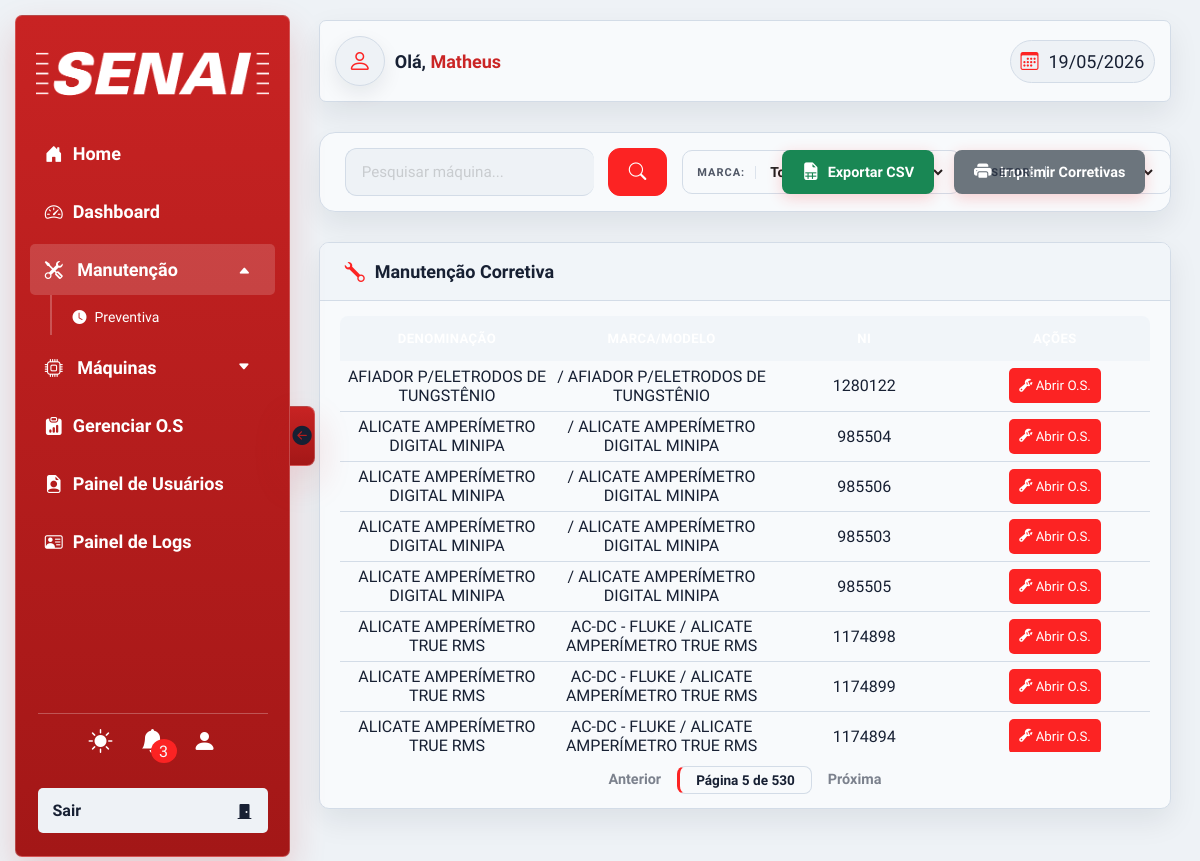
Page /php/views/corretiva.php?&page=5 (signed in) on the committed database.
### tables this page shows
CREATE TABLE `maquinas` (
  `id` int(11) NOT NULL,
  `denominacao` varchar(255) NOT NULL,
  `marca` varchar(255) DEFAULT NULL,
  `modelo` varchar(255) DEFAULT NULL,
  `numero_identificacao` varchar(100) DEFAULT NULL,
  `tipomaquina_id` int(11) DEFAULT NULL,
  `ano_fabricacao` int(11) DEFAULT NULL,
  `setor` varchar(100) DEFAULT NULL,
  `criado_em` datetime DEFAULT current_timestamp(),
  `data_proxima_manutencao` date DEFAULT NULL
);

### php/views/corretiva.php (the view, shortened to what this page needs)
<?php
require __DIR__ . '/../configs/conexao.php';
$busca_atual = isset($_GET['search']) ? trim($_GET['search']) : '';
$filtro_marca = isset($_GET['filtro-marca']) ? trim($_GET['filtro-marca']) : '';
$filtro_setor = isset($_GET['filtro-setor']) ? trim($_GET['filtro-setor']) : '';
$pagina_atual = isset($_GET['page']) ? (int)$_GET['page'] : 1;
$limite = 8;
$marcas_lista = [];
$r = $conn->query("SELECT DISTINCT marca FROM maquinas WHERE marca IS NOT NULL AND marca != '' ORDER BY marca ASC");
if ($r) { while ($row = $r->fetch_assoc()) $marcas_lista[] = $row['marca']; }
$setores_lista = [];
$r = $conn->query("SELECT DISTINCT setor FROM maquinas WHERE setor IS NOT NULL AND setor != '' ORDER BY setor ASC");
if ($r) { while ($row = $r->fetch_assoc()) $setores_lista[] = $row['setor']; }
$where = "";
$sql_count = "SELECT COUNT(*) as total FROM maquinas" . $where;
$res_count = $conn->query($sql_count);
$total_registros = $res_count->fetch_assoc()['total'];
$total_paginas = ceil($total_registros / $limite);
$offset = ($pagina_atual - 1) * $limite;
$sql = "SELECT * FROM maquinas" . $where . " ORDER BY denominacao ASC LIMIT $limite OFFSET $offset";
$resultado = $conn->query($sql);
?>
<!DOCTYPE html>
<html lang="pt-br">
<head>
    <link rel="stylesheet" href="../../css/style.css">
    <link rel="stylesheet" href="../../css/nav.css">
    <link rel="stylesheet" href="../../css/header.css">
    <link rel="stylesheet" href="../../css/modal.css">
    <link rel="stylesheet" href="../../css/global.css">
    <link rel="stylesheet" href="https://cdn.jsdelivr.net/npm/bootstrap-icons@1.13.1/font/bootstrap-icons.min.css">
</head>
<body>
    <?php require __DIR__ . '/../components/nav.php'; ?>
    <section class="sec-main">
        <?php require __DIR__ . '/../components/header.php'; ?>
        <div class="page-actions-bar">
            <form action="" method="GET" class="page-search-form">
                <div class="page-search-box <?php echo $busca_atual ? 'has-content' : ''; ?>">
                    <input type="text" name="search" value="<?php echo htmlspecialchars($busca_atual); ?>" placeholder="Pesquisar máquina...">
                </div>
                <button type="submit" class="btn-search"><i class="bi bi-search"></i></button>
                <?php if (!empty($marcas_lista)): ?>
                <div class="page-filter-box">
                    <label>Marca:</label>
                </div>
                <?php endif; ?>
                <?php if (!empty($setores_lista)): ?>
                <div class="page-filter-box">
                    <label>Setor:</label>
                </div>
                <?php endif; ?>
            </form>
            <button class="btn-page-action" style="background: #198754;" onclick="exportarCSV()">
                <i class="bi bi-file-earmark-spreadsheet-fill"></i> Exportar CSV
            </button>
            <button class="btn-page-action" style="background: #6c757d;" onclick="imprimirRelatorio()">
                <i class="bi bi-printer-fill"></i> Imprimir Corretivas
            </button>
        </div>
        <div class="tabela-bg2">
            <div class="tabela-titulo"><i class="bi bi-wrench"></i><h2>Manutenção Corretiva</h2></div>
            <div class="tabela-wrapper">
                <table class="tabela-main">
                    <thead><tr><th>Denominação</th><th>Marca/Modelo</th><th>NI</th><th>Ações</th></tr></thead>
                    <tbody>
                        <?php while ($linha = $resultado->fetch_assoc()): ?>
                            <tr>
                                <td><?php echo htmlspecialchars($linha["denominacao"]); ?></td>
                                <td><?php echo htmlspecialchars($linha["marca"] . " / " . $linha["modelo"]); ?></td>
                                <td><?php echo htmlspecialchars($linha["numero_identificacao"]); ?></td>
                                <td>
                                    <button class="btnAcao deletar" onclick="showModal('corretiva', <?php echo $linha['id']; ?>)">
                                        <i class="bi bi-wrench-adjustable"></i> Abrir O.S.
                                    </button>
                                </td>
                            </tr>
                        <?php endwhile; ?>
                    </tbody>
                </table>
            </div>
            <?php
                $pag_params = http_build_query(array_filter([
                    'search' => $busca_atual,
                    'filtro-marca' => $filtro_marca,
                    'filtro-setor' => $filtro_setor,
                ], fn($v) => $v !== ''));
            ?>
            <div class="page-pagination">
                <?php if ($pagina_atual > 1): ?><a href="?<?= $pag_params ?>&page=<?= $pagina_atual - 1 ?>" class="pag-btn">Anterior</a><?php endif; ?>
                <span class="pag-current">Página <?php echo $pagina_atual; ?> de <?php echo $total_paginas; ?></span>
                <?php if ($pagina_atual < $total_paginas): ?><a href="?<?= $pag_params ?>&page=<?= $pagina_atual + 1 ?>" class="pag-btn">Próxima</a><?php endif; ?>
            </div>
        </div>
    </section>
</body>
</html>

### css/modal.css (style rules this page uses)
.modal-notificacao .notificacao h6, h5, h4, h3, h2, h1 { color: var(--corDestaque); }

### css/global.css (style rules this page uses)
* { padding: 0; margin: 0; box-sizing: border-box; font-family: "TASA Orbiter", sans-serif; outline: none; }
body { width: 100%; height: 100vh; min-height: 100vh; background: var(--corFundo); animation: animacaoCoringa 0.4s forwards ease-in-out; overflow-x: hidden; }
.sec-main { transition: padding-left 0.3s ease; padding-left: 310px; padding-right: 20px; padding-top: 20px; padding-bottom: 40px; width: 100%; min-height: 100vh; display: flex; flex-direction: column; align-items: center; gap: 30px; }
:root { --text-4xl: 48px; --text-2xl: 24px; --text-xl: 20px; --text-lg: 18px; --text-base: 16px; --text-sm: 14px; --corBase: #fc2323; --corDestaque: #ca2525; --corEscura: #646464; --corBranca: #FFFFFF; --confirmar: oklch(76.5% 0.177 163.223); --confirmarHover: oklch(69.6% 0.17 162.48); --editar: oklch(74.6% 0.16 232.661); --editarHover: oklch(58.8% 0.158 241.966); --ferramentas: oklch(62.476% 0.25289 28.919); --ferramentasHover: oklch(59.123% 0.23572 27.395); --clipes: oklch(75% 0.183 55.934); --clipesHover: oklch(76.9% 0.188 70.08); --hoverTr: #cecccc34; --cinzafundo: #a1a1a1b6; --txtClaro: #FFF; --txtEscuro: #000000; --corLogin: rgb(219, 219, 219); --status-ok: rgb(38, 240, 65); --status-warning: rgb(233, 206, 54); --status-danger: red; --status-pereira: rgb(79, 79, 207); }
html[data-tema='claro'] { --corFundo: #eef2f6; --corFundo2: #f8fafc; --sombra: 0 12px 30px rgba(15, 23, 42, .08); --sombra2: 0 8px 20px rgba(15, 23, 42, .08); --corTxt2: #111827; --corTxt: #FFFFFF; --corTxt3: #172033; --corBordas: #d3dce7; --corBarra: #b91c1c; --hoverTr: rgba(185, 28, 28, .08); --cinzafundo: #e7edf4; }
html[data-tema='claro'] body { background: var(--corFundo); color: var(--corTxt3); }
html[data-tema='claro'] .div-header, html[data-tema='claro'] .tabela-bg, html[data-tema='claro'] .tabela-bg2, html[data-tema='claro'] .doc-card, html[data-tema='claro'] .doc-hero, html[data-tema='claro'] .welcome-box, html[data-tema='claro'] .modal-box, html[data-tema='claro'] .card-box-filho { border-color: var(--corBordas); box-shadow: var(--sombra); }
html[data-tema='claro'] table thead, html[data-tema='claro'] .tabela-titulo { background: #f1f5f9; }

### rows in the picture
maquinas: denominacao "AFIADOR P/ELETRODOS DE TUNGSTÊNIO", marca+modelo "/ AFIADOR P/ELETRODOS DE TUNGSTÊNIO", numero_identificacao "1280122"
maquinas: denominacao "ALICATE AMPERÍMETRO DIGITAL MINIPA", marca+modelo "/ ALICATE AMPERÍMETRO DIGITAL MINIPA", numero_identificacao "985504"
maquinas: denominacao "ALICATE AMPERÍMETRO DIGITAL MINIPA", marca+modelo "/ ALICATE AMPERÍMETRO DIGITAL MINIPA", numero_identificacao "985506"
maquinas: denominacao "ALICATE AMPERÍMETRO DIGITAL MINIPA", marca+modelo "/ ALICATE AMPERÍMETRO DIGITAL MINIPA", numero_identificacao "985503"
maquinas: denominacao "ALICATE AMPERÍMETRO DIGITAL MINIPA", marca+modelo "/ ALICATE AMPERÍMETRO DIGITAL MINIPA", numero_identificacao "985505"
maquinas: denominacao "ALICATE AMPERÍMETRO TRUE RMS", marca+modelo "AC-DC - FLUKE / ALICATE AMPERÍMETRO TRUE RMS", numero_identificacao "1174898"
maquinas: denominacao "ALICATE AMPERÍMETRO TRUE RMS", marca+modelo "AC-DC - FLUKE / ALICATE AMPERÍMETRO TRUE RMS", numero_identificacao "1174899"
maquinas: denominacao "ALICATE AMPERÍMETRO TRUE RMS", marca+modelo "AC-DC - FLUKE / ALICATE AMPERÍMETRO TRUE RMS", numero_identificacao "1174894"

### other values in the picture
$totalNoti "3"
$nome_usuario "Matheus"
$pagina_atual "5"
$total_paginas "530"
